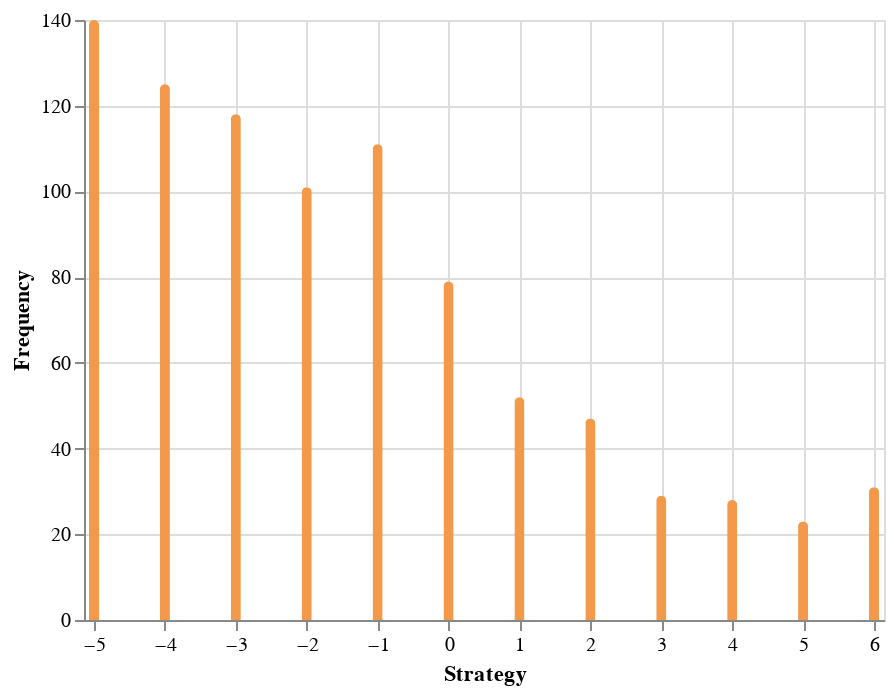

The notebook cell this image was saved under:
### Code cell
#674
#210

data = pd.DataFrame({'Strategy': np.array([-5,-4,-3,-2,-1,0,1,2,3,4,5,6]),'Frequency':np.array([140,125,118,101,111,79,52,47,29,28,23,31]),  'color':['#F2994A' for c in range(len(percentages))]})



barNew = alt.Chart(data).mark_bar(
    cornerRadiusTopLeft=3,
    cornerRadiusTopRight=3
).encode(x=alt.X('Strategy', scale=alt.Scale(domain=(min_strat, max_strat))), y='Frequency', ).encode(
    color=alt.Color('color', scale=None)
)

barNew

### Figure 1 — Vega-Lite specification as saved in the notebook (floating-point values rounded to 4 significant figures)
{"config": {"view": {"continuousWidth": 400, "continuousHeight": 300}}, "data": {"name": "data-7ae8f9ead7ba3794cdb99041b682c9a2"}, "mark": {"type": "bar", "cornerRadiusTopLeft": 3, "cornerRadiusTopRight": 3}, "encoding": {"color": {"type": "nominal", "field": "color", "scale": null}, "x": {"type": "quantitative", "field": "Strategy", "scale": {"domain": [-5, 6]}}, "y": {"type": "quantitative", "field": "Frequency"}}, "$schema": "https://vega.github.io/schema/vega-lite/v4.8.1.json", "datasets": {"data-7ae8f9ead7ba3794cdb99041b682c9a2": [{"Strategy": -5, "Frequency": 140, "color": "#F2994A"}, {"Strategy": -4, "Frequency": 125, "color": "#F2994A"}, {"Strategy": -3, "Frequency": 118, "color": "#F2994A"}, {"Strategy": -2, "Frequency": 101, "color": "#F2994A"}, {"Strategy": -1, "Frequency": 111, "color": "#F2994A"}, {"Strategy": 0, "Frequency": 79, "color": "#F2994A"}, {"Strategy": 1, "Frequency": 52, "color": "#F2994A"}, {"Strategy": 2, "Frequency": 47, "color": "#F2994A"}, {"Strategy": 3, "Frequency": 29, "color": "#F2994A"}, {"Strategy": 4, "Frequency": 28, "color": "#F2994A"}, {"Strategy": 5, "Frequency": 23, "color": "#F2994A"}, {"Strategy": 6, "Frequency": 31, "color": "#F2994A"}]}}
